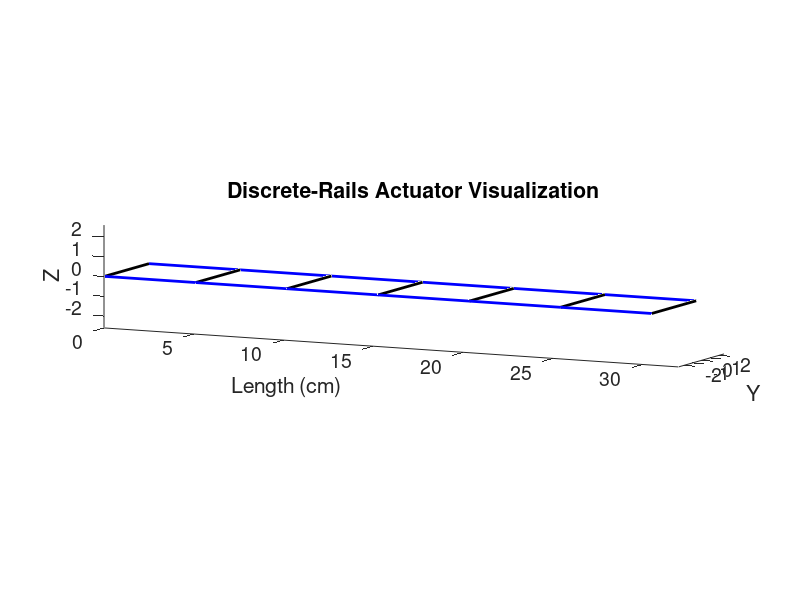
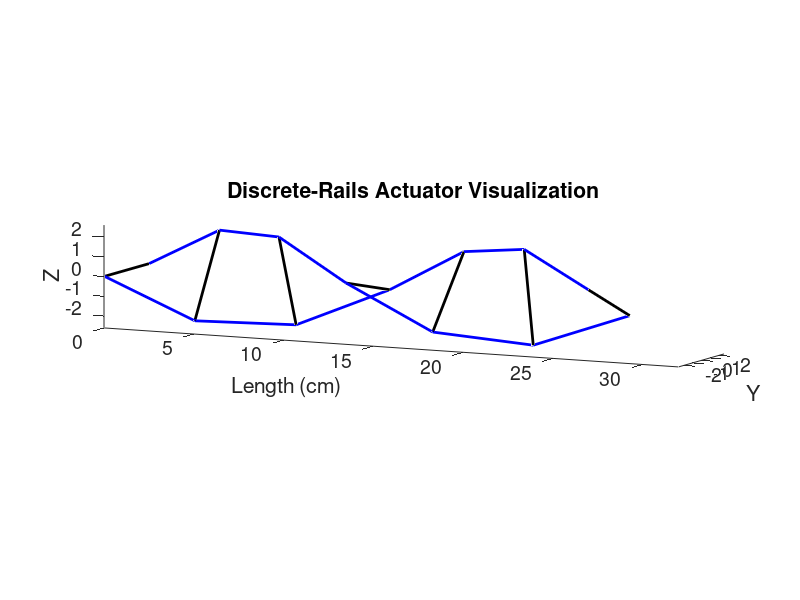
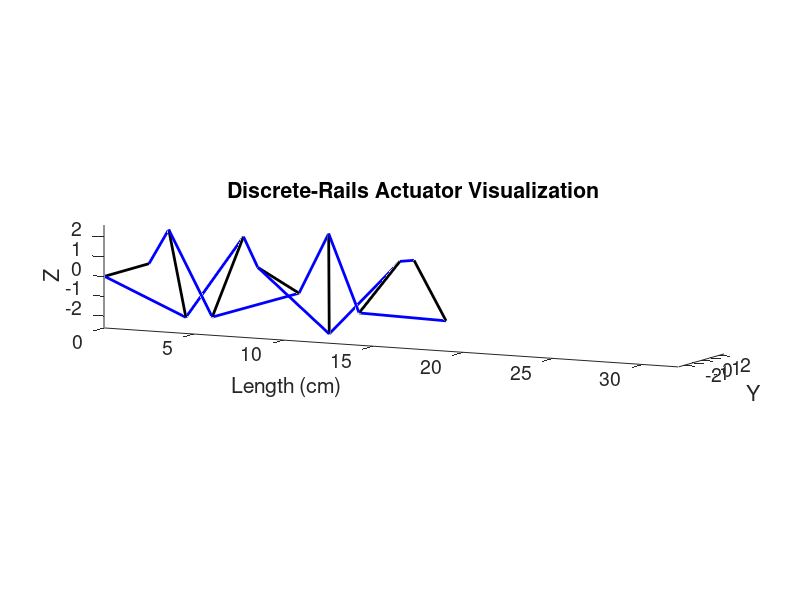

Source code (MATLAB) for these figures, in order:
% straightline_visualization.m
% Straight-line-edge actuator visualization
% Copyright 2015-2020 Kyle Zampaglione, Andrew P. Sabelhaus
% Calculates change in z height for twisting of a rope-ladder style helix
% connected with rigid (straight-line) edges.
% This simulation calculates the geometry of the structure for multiple
% successive angles of twist.
% NOTE: Calculations break down as period of rotation repeats with low
% number of rungs

clc; clear all; close all;

% Add the paths to the modeling equations
addpath( '../analytical_models' );

%% CONSTANTS FOR THE SIMULATION
% Design I for the discrete rails. All in cm.
% The rungs have a set width. This is also the width between the two
% edges of the helix.
w = 2 * 2.54;
% The initial length of the helix (also the length of a rail)
L0 = 30.48;
% Number of rungs
N = 7;
% absolute distance between rungs. This value can also be interpreted as 
% the length of the edge of the structure between two successive rungs.
% ell_i = 1;  
ell_i = L0 / (N-1);

% Path to store the images that are generated
save_path_base = '../img/journal2020/D_rails_vis';

% Range of input angles to evaluate. This *should* be radians.
% Maximum rotation angle: 18.85 for design I.
%max_rot = 15;
max_rot = 11.8;
% choosing the number of rotations to be an interval of N+1 of the maximum
% rotations makes the visualization easier: even numbers.
num_rot = 3;
% The range of input rotations to visualize, in radians, is
rotations = linspace(0, max_rot, num_rot);

% Store the length of the actuator for each rotation.
L = zeros(size(rotations));

% For plotting, some parameters on color and thickness.
rungcolor = 'k';
rungthickness = 2;
railcolor = 'b';
railthickness = 2;


%% VALUES STORED THROUGHOUT MULTIPLE ITERATIONS 
% z_totaled = [];
L_history = [];
angle_out = [];
% an index into the above vectors
count = 1;



%% SIMULATION
% j is the number of rotations to simulate. 
% For example, j=1 is 180 degrees, j=3 is 540 degrees, etc.

% Here, just iterate over the number of rotations
%for j = 1:9
for j=1:size(rotations,2)
    %SETUP ============================================
    FigureHandle = figure;
    hold on
    set(gca,'FontSize',14);
    % Set the size of the figure window
    % Vertical:
    set(FigureHandle,'Position',[100,100,550,220]);
    % Set the size of the figure window for printing (saving the fig)
%     set(FigureHandle,'PaperPosition',[2,2,3,4]);
    % Label the axes
%     xlabel('  X');
%     ylabel('Y   ');
    %zlabel('Z');
    
    % For the horizontal actuator, the x-axis is length.
    % and y-z are the radial and polar coordinates
    xlabel('Length (cm)');
    ylabel('Y');
    zlabel('Z');
    
    title('Discrete-Rails Actuator Visualization');
    
    % Vertical:
%     zlim([0,11]);

    % Horizontal:
    xlim([0, 32]);
    zlim([-2.6, 2.6]);
    ylim([-2.6, 2.6]);
    %==================================================
    
    % The angle between each rung is
    theta_i = rotations(j) / (N-1);
    
    % Here, z refers to the z-axis location of the center of the rung.
    % x and y refer to the location of one outer point of a rung
    % in that plane.
    % The rung center is at (0, 0, z).
    % One edge of the rung is then at (x, y, z) and the other is 
    % at (-x, -y, z).

%     % First rung is at height 0 and lies along the x-axis
%     x = 0; %initial x
%     y = w/2; %initial y
%     z_prev = 0; %initial z
%     % 0-th rung
%     plot3([-x,x],[-y,y], [0,0], rungcolor, 'LineWidth', rungthickness);
    
    % For the horizontal simulation, we'll do x as the length direction,
    % and y-z as the other two.
    z = 0; %initial z, one of the polar coordinates
    y = w/2; %initial y, one of the radial coordinates
    x_prev = 0; %initial x, length
    % 0-th rung
    plot3([x_prev,x_prev],[-y,y], [-z,z], rungcolor, 'LineWidth', rungthickness);
    

    % Iterate over each rung and plot it
    for i = 1:(N-1)
%         x_new = sin(theta_i * i) * w/2;
%         y_new = cos(theta_i * i) * w/2;
        z_new = sin(theta_i * i) * w/2;
        y_new = cos(theta_i * i) * w/2;
%         z = sqrt(ell_i^2 - (x_new-x)^2 - (y_new-y)^2) + z_prev;
        x = sqrt(ell_i^2 - (z_new-z)^2 - (y_new-y)^2) + x_prev;
        
        % plot the rung
%         plot3([-x_new,x_new], [-y_new,y_new], [z,z], rungcolor, 'LineWidth', rungthickness);
        plot3([x,x], [-y_new,y_new], [-z_new,z_new], rungcolor, 'LineWidth', rungthickness);
        % plot the two rails
%         plot3([x,x_new], [y,y_new],[z_prev,z],railcolor, 'LineWidth', railthickness); %connect rungs 
        plot3([x_prev,x], [y,y_new],[z,z_new],railcolor, 'LineWidth', railthickness);
%         plot3([-x,-x_new], [-y,-y_new],[z_prev,z], railcolor, 'LineWidth', railthickness); %connect rungs 
        plot3([x_prev,x], [-y,-y_new],[-z,-z_new], railcolor, 'LineWidth', railthickness);
        
        % update for next iteration (next rung)
%         x = x_new;
%         y = y_new;
%         z_prev = z;
        z = z_new;
        y = y_new;
        x_prev = x;
    end

    hold off 
    axis equal
    %titletext = sprintf('Twist Angle = %d; Z-Height = %f',twistangle,z);
    %title(titletext)

    %legendtext = sprintf('Rung Width = %d ; Rung Spacing = %d',rungwidth, rungspacing );
    %legend(legendtext, 'Location','southoutside','Orientation','horizontal')
    
    % For the vertical"
%     view(45,12) 
    
    % For the horizontal:
%     view(18,18)
%     view(0,0);
%     view(17,37)
%     view(26,16)
    view(26,8);
    %print final z value to screen
    z_total = z;
    z_totaled(count) = z_total; 
    count = count+1;
    
    % Trying to force vector graphics
    set(gcf,'renderer','Painters')
    
    % Save this figure
    save_fullpath_fig = strcat(save_path_base, int2str(theta_i), '.fig');
    save_fullpath_eps = strcat(save_path_base, int2str(theta_i), '.eps');
    save_fullpath = strcat(save_path_base, int2str(theta_i));
%     saveas(gcf, save_fullpath, 'svg');
    %savefig(save_fullpath_fig);
    %print(save_fullpath_eps,'-depsc')
end



